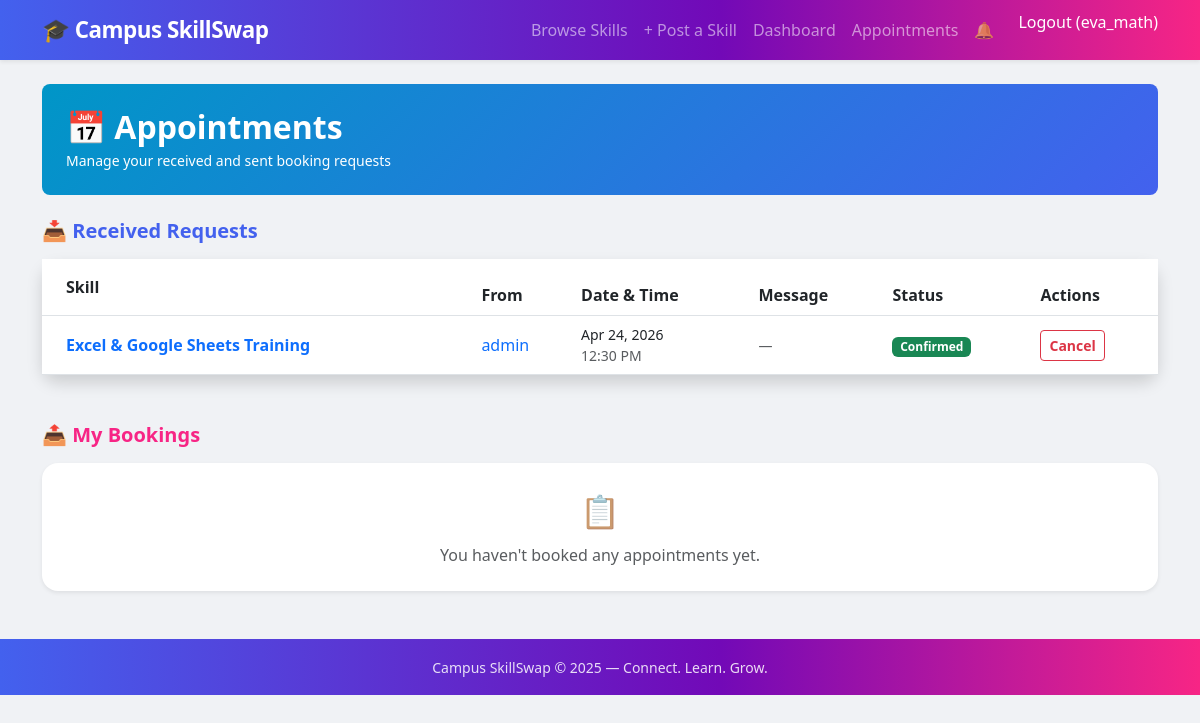
Screenshot of /appointments/ (signed in) with the database file from the repository.
### MainApp/models.py (models this page shows, shortened)
class Appointment(models.Model):
    STATUS_CHOICES = [
        ('pending', 'Pending'),
        ('confirmed', 'Confirmed'),
        ('declined', 'Declined'),
        ('cancelled', 'Cancelled'),
    ]
    requester = models.ForeignKey(User, on_delete=models.CASCADE, related_name='appointments_made')
    skill = models.ForeignKey(Skill, on_delete=models.CASCADE, related_name='appointments')
    date = models.DateField()
    time = models.TimeField()
    message = models.TextField(blank=True)
    status = models.CharField(max_length=20, choices=STATUS_CHOICES, default='pending')
    created_at = models.DateTimeField(auto_now_add=True)
    class Meta:
        ordering = ['-created_at']

class Skill(models.Model):
    CATEGORY_CHOICES = [
        ('tech', 'Technology'),
        ('design', 'Design'),
        ('writing', 'Writing & Tutoring'),
        ('music', 'Music'),
        ('language', 'Language'),
        ('math', 'Math & Science'),
        ('other', 'Other'),
    ]
    CONTACT_CHOICES = [
        ('email', 'Email'),
        ('whatsapp', 'WhatsApp'),
        ('instagram', 'Instagram'),
        ('in_person', 'In Person'),
    ]
    STATUS_CHOICES = [
        ('available', 'Available'),
        ('busy', 'Busy'),
        ('unavailable', 'Unavailable'),
    ]
    owner = models.ForeignKey(User, on_delete=models.CASCADE, related_name='skills')
    title = models.CharField(max_length=200)
    description = models.TextField()
    category = models.CharField(max_length=50, choices=CATEGORY_CHOICES)
    price = models.DecimalField(max_digits=8, decimal_places=2, null=True, blank=True)
    is_free = models.BooleanField(default=False)
    contact_preference = models.CharField(max_length=20, choices=CONTACT_CHOICES)
    availability_status = models.CharField(max_length=20, choices=STATUS_CHOICES, default='available')
    created_at = models.DateTimeField(auto_now_add=True)
    class Meta:
        ordering = ['-created_at']  # Newest posts appear first everywhere

### MainApp/views.py (the view)
# urls.py: path('appointments/', views.appointments, name='appointments'),
@login_required
def appointments(request):
    received = Appointment.objects.filter(skill__owner=request.user).select_related('requester', 'skill')
    sent = Appointment.objects.filter(requester=request.user).select_related('skill__owner', 'skill')
    return render(request, 'mainapp/appointments.html', {'received': received, 'sent': sent})

### MainApp/context_processors.py (called while the page is built)
def unread_notifications(request):
    if request.user.is_authenticated:
        count = Notification.objects.filter(recipient=request.user, is_read=False).count()
        return {'unread_notification_count': count}
    return {'unread_notification_count': 0}

### MainApp/templates/mainapp/appointments.html (shortened to what this page needs)
{% extends 'mainapp/base.html' %}
{% block content %}
<div class="rounded-3 p-4 mb-4 text-white" style="background:linear-gradient(135deg,#0096c7,#4361ee);">
    <h2 class="fw-bold mb-0">&#128197; Appointments</h2>
    <p class="mb-0 text-white-75 small mt-1">Manage your received and sent booking requests</p>
</div>
<h5 class="fw-bold mb-3" style="color:#4361ee;">&#128229; Received Requests</h5>
{% if received %}
    <div class="card shadow mb-5">
        <div class="table-responsive">
            <table class="table table-hover align-middle mb-0">
                <thead>
                    <tr style="background:linear-gradient(90deg,#0096c7,#4361ee);color:white;">
                        <th class="py-3 ps-4">Skill</th>
                        <th>From</th>
                        <th>Date & Time</th>
                        <th>Message</th>
                        <th>Status</th>
                        <th>Actions</th>
                    </tr>
                </thead>
                <tbody>
                    {% for appt in received %}
                    <tr>
                        <td class="ps-4">
                            <a href="{% url 'skill-detail' appt.skill.pk %}" class="text-decoration-none fw-semibold">
                                {{ appt.skill.title }}
                            </a>
                        </td>
                        <td>
                            <a href="{% url 'user-profile' appt.requester.username %}" class="text-decoration-none">
                                {{ appt.requester.username }}
                            </a>
                        </td>
                        <td class="small">{{ appt.date|date:"M d, Y" }}<br><span class="text-muted">{{ appt.time|time:"g:i A" }}</span></td>
                        <td class="small">
                            {% if appt.message %}
                                <span title="{{ appt.message }}" style="cursor:help;">{{ appt.message|truncatechars:40 }}</span>
                            {% else %}<span class="text-muted">—</span>{% endif %}
                        </td>
                        <td>
                            <span class="badge
                                {% if appt.status == 'pending' %}bg-warning text-dark
                                {% elif appt.status == 'confirmed' %}bg-success
                                {% elif appt.status == 'declined' %}bg-danger
                                {% else %}bg-secondary{% endif %}">
                                {{ appt.get_status_display }}
                            </span>
                        </td>
                        <td>
                            {% if appt.status == 'pending' %}
                                <form method="post" action="{% url 'appointment-action' appt.pk 'confirm' %}" class="d-inline">
                                    {% csrf_token %}
                                    <button type="submit" class="btn btn-sm btn-success fw-semibold">&#10003; Accept</button>
                                </form>
                                <form method="post" action="{% url 'appointment-action' appt.pk 'decline' %}" class="d-inline ms-1">
                                    {% csrf_token %}
                                    <button type="submit" class="btn btn-sm btn-danger fw-semibold">&#10007; Reject</button>
                                </form>
                            {% elif appt.status == 'confirmed' %}
                                <form method="post" action="{% url 'appointment-action' appt.pk 'cancel' %}" class="d-inline">
                                    <button type="submit" class="btn btn-sm btn-outline-danger fw-semibold">Cancel</button>
                                </form>
                            {% else %}
                                <span class="text-muted small">—</span>
                            {% endif %}
                        </td>
                    </tr>
                    {% endfor %}
                </tbody>
            </table>
        </div>
    </div>
{% else %}
    <div class="card shadow-sm mb-5 p-4 text-center text-muted">
        <div style="font-size:2rem;">&#128230;</div>
        <p class="mt-2 mb-0">No one has booked your skills yet.</p>
    </div>
{% endif %}
<h5 class="fw-bold mb-3" style="color:#f72585;">&#128228; My Bookings</h5>
{% if sent %}
    <div class="card shadow">
        <div class="table-responsive">
            <table class="table table-hover align-middle mb-0">
                <thead>
                    <tr style="background:linear-gradient(90deg,#f72585,#7209b7);color:white;">
                        <th class="py-3 ps-4">Skill</th>
                        <th>Owner</th>
                        <th>Date & Time</th>
                        <th>Message</th>
                        <th>Status</th>
                        <th>Actions</th>
                    </tr>
                </thead>
                <tbody>
                    {% for appt in sent %}
                    <tr>
                        <td class="ps-4">
                            <a href="{% url 'skill-detail' appt.skill.pk %}" class="text-decoration-none fw-semibold">
                                {{ appt.skill.title }}
                            </a>
                        </td>
                        <td>
                            <a href="{% url 'user-profile' appt.skill.owner.username %}" class="text-decoration-none">
                                {{ appt.skill.owner.username }}
                            </a>
                        </td>
                        <td class="small">{{ appt.date|date:"M d, Y" }}<br><span class="text-muted">{{ appt.time|time:"g:i A" }}</span></td>
                        <td class="small">
                            {% if appt.message %}
                                <span title="{{ appt.message }}" style="cursor:help;">{{ appt.message|truncatechars:40 }}</span>
                            {% else %}<span class="text-muted">—</span>{% endif %}
                        </td>
                        <td>
                            <span class="badge
                                {% if appt.status == 'pending' %}bg-warning text-dark
                                {% elif appt.status == 'confirmed' %}bg-success
                                {% elif appt.status == 'declined' %}bg-danger
                                {% else %}bg-secondary{% endif %}">
                                {{ appt.get_status_display }}
                            </span>
                        </td>
                        <td>
                            {% if appt.status == 'pending' or appt.status == 'confirmed' %}
                                <form method="post" action="{% url 'appointment-action' appt.pk 'cancel' %}">
                                    {% csrf_token %}
                                    <button type="submit" class="btn btn-sm btn-outline-danger fw-semibold">Cancel</button>
                                </form>
                            {% else %}
                                <span class="text-muted small">—</span>
                            {% endif %}
                        </td>
                    </tr>
                    {% endfor %}
                </tbody>
            </table>
        </div>
    </div>
{% else %}
    <div class="card shadow-sm p-4 text-center text-muted">
        <div style="font-size:2rem;">&#128203;</div>
        <p class="mt-2 mb-0">You haven't booked any appointments yet.</p>
    </div>
{% endif %}
{% endblock %}

### MainApp/templates/mainapp/base.html (shortened to what this page needs)
<!DOCTYPE html>
<html lang="en">
<head>
    <link href="https://cdn.jsdelivr.net/npm/bootstrap@5.3.0/dist/css/bootstrap.min.css" rel="stylesheet">
</head>
<body>
<nav class="navbar navbar-expand-lg navbar-dark shadow-sm">
    <div class="container">
        <a class="navbar-brand fw-bold" href="{% url 'landing' %}">&#127891; Campus SkillSwap</a>
        <div class="collapse navbar-collapse" id="navbarNav">
            <ul class="navbar-nav ms-auto">
                <li class="nav-item">
                    <a class="nav-link" href="{% url 'skill-list' %}">Browse Skills</a>
                </li>
                {% if user.is_authenticated %}
                    <li class="nav-item">
                        <a class="nav-link" href="{% url 'skill-create' %}">+ Post a Skill</a>
                    </li>
                    <li class="nav-item">
                        <a class="nav-link" href="{% url 'dashboard' %}">Dashboard</a>
                    </li>
                    <li class="nav-item">
                        <a class="nav-link" href="{% url 'appointments' %}">Appointments</a>
                    </li>
                    <li class="nav-item">
                        <a class="nav-link position-relative" href="{% url 'notifications' %}">
                            &#128276;
                        </a>
                    </li>
                    <li class="nav-item">
                        <form method="post" action="{% url 'logout' %}" class="d-inline m-0">
                            <button type="submit" class="nav-link btn btn-link text-white p-0 ms-3">
                                Logout ({{ user.username }})
                            </button>
                        </form>
                    </li>
                {% endif %}
            </ul>
        </div>
    </div>
</nav>
<main class="container my-4">
    {% block content %}{% endblock %}
</main>
<footer class="text-center py-3 mt-5">
    <small>Campus SkillSwap &copy; 2025 — Connect. Learn. Grow.</small>
</footer>
</body>
</html>

### MainApp/templates/mainapp/base.html (style rules this page uses)
:root { --color-tech: #4361ee; --color-design: #f72585; --color-writing: #7209b7; --color-music: #560bad; --color-language: #0096c7; --color-math: #2dc653; --color-other: #f77f00; }
body { background-color: #f0f2f5; }
.navbar { background: linear-gradient(90deg, #4361ee 0%, #7209b7 60%, #f72585 100%) !important; box-shadow: 0 2px 12px rgba(67,97,238,0.3); }
.navbar-brand { font-size: 1.4rem; letter-spacing: -0.5px; }
.nav-link { font-weight: 500; }
.card { border: none; border-radius: 1rem; }
footer { background: linear-gradient(90deg, #4361ee 0%, #7209b7 60%, #f72585 100%); color: rgba(255,255,255,0.85); border-top: none !important; }

### rows the page displays
Appointment: skill "Excel & Google Sheets Training", requester.username "admin", date "Apr 24, 2026", time "12:30 PM", status "Confirmed", shows "Cancel"

### other values shown
{{ user.username }} "eva_math"
